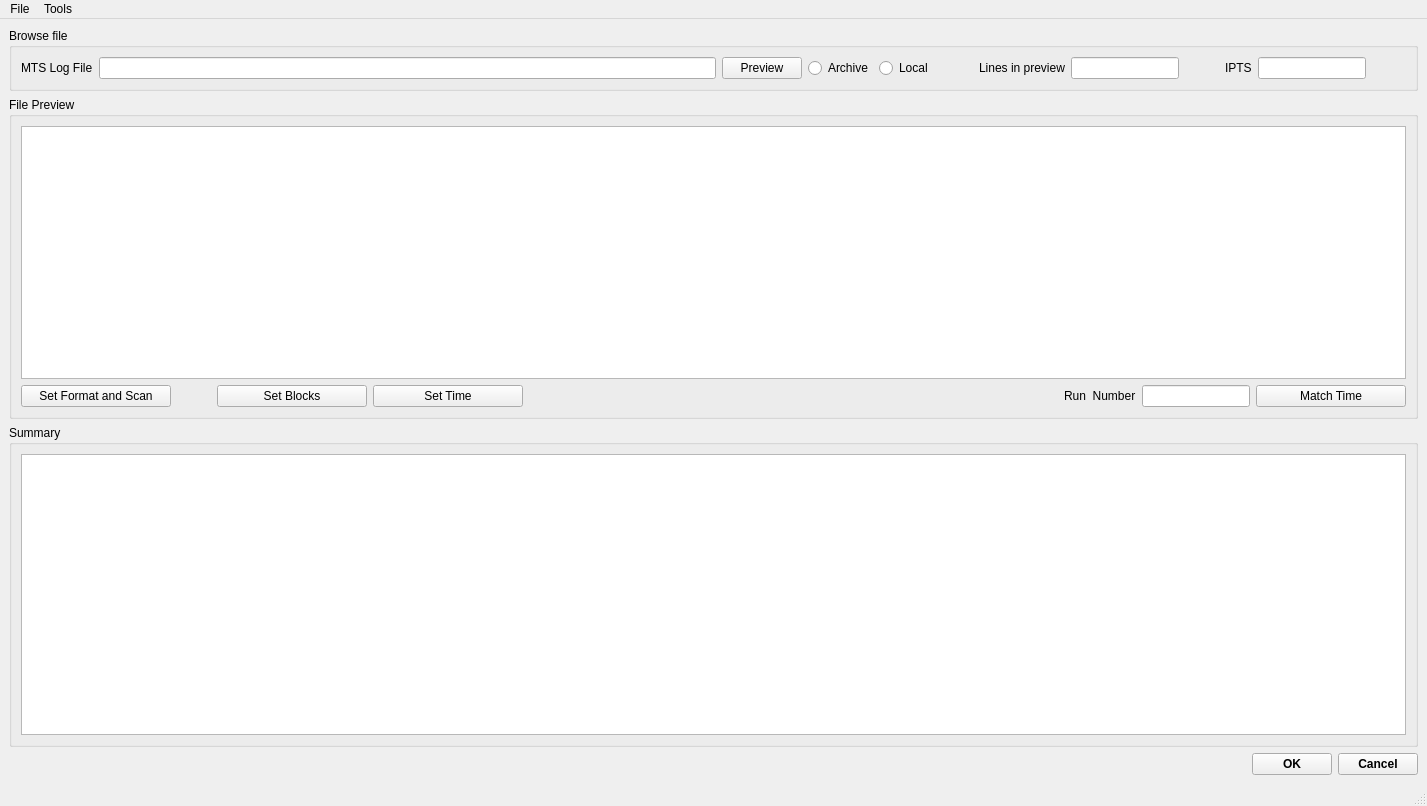
<?xml version="1.0" encoding="UTF-8"?>
<ui version="4.0">
 <class>MainWindow</class>
 <widget class="QMainWindow" name="MainWindow">
  <property name="windowModality">
   <enum>Qt::ApplicationModal</enum>
  </property>
  <property name="geometry">
   <rect>
    <x>0</x>
    <y>0</y>
    <width>1427</width>
    <height>806</height>
   </rect>
  </property>
  <property name="windowTitle">
   <string>MainWindow</string>
  </property>
  <widget class="QWidget" name="centralwidget">
   <layout class="QGridLayout" name="gridLayout_3">
    <item row="1" column="0">
     <widget class="QGroupBox" name="groupBox">
      <property name="title">
       <string>File Preview</string>
      </property>
      <layout class="QGridLayout" name="gridLayout">
       <item row="0" column="0">
        <widget class="MTSFormatTable" name="tableWidget_preview"/>
       </item>
       <item row="1" column="0">
        <layout class="QGridLayout" name="gridLayout_4">
         <item row="0" column="5">
          <widget class="QLabel" name="label_3">
           <property name="text">
            <string>Run  Number</string>
           </property>
          </widget>
         </item>
         <item row="0" column="4">
          <spacer name="horizontalSpacer_5">
           <property name="orientation">
            <enum>Qt::Horizontal</enum>
           </property>
           <property name="sizeHint" stdset="0">
            <size>
             <width>40</width>
             <height>20</height>
            </size>
           </property>
          </spacer>
         </item>
         <item row="0" column="7">
          <widget class="QPushButton" name="pushButton_checkTime">
           <property name="minimumSize">
            <size>
             <width>150</width>
             <height>0</height>
            </size>
           </property>
           <property name="text">
            <string>Match Time</string>
           </property>
          </widget>
         </item>
         <item row="0" column="0">
          <widget class="QPushButton" name="pushButton_formatSet">
           <property name="minimumSize">
            <size>
             <width>150</width>
             <height>0</height>
            </size>
           </property>
           <property name="text">
            <string>Set Format and Scan</string>
           </property>
          </widget>
         </item>
         <item row="0" column="6">
          <widget class="QLineEdit" name="lineEdit_runNumber">
           <property name="sizePolicy">
            <sizepolicy hsizetype="Preferred" vsizetype="Fixed">
             <horstretch>0</horstretch>
             <verstretch>0</verstretch>
            </sizepolicy>
           </property>
          </widget>
         </item>
         <item row="0" column="1">
          <spacer name="horizontalSpacer_6">
           <property name="orientation">
            <enum>Qt::Horizontal</enum>
           </property>
           <property name="sizeType">
            <enum>QSizePolicy::Ignored</enum>
           </property>
           <property name="sizeHint" stdset="0">
            <size>
             <width>40</width>
             <height>20</height>
            </size>
           </property>
          </spacer>
         </item>
         <item row="0" column="2">
          <widget class="QPushButton" name="pushButton_setBlocks">
           <property name="minimumSize">
            <size>
             <width>150</width>
             <height>0</height>
            </size>
           </property>
           <property name="text">
            <string>Set Blocks</string>
           </property>
          </widget>
         </item>
         <item row="0" column="3">
          <widget class="QPushButton" name="pushButton_setExpTime">
           <property name="minimumSize">
            <size>
             <width>150</width>
             <height>0</height>
            </size>
           </property>
           <property name="toolTip">
            <string>&lt;html&gt;&lt;head/&gt;&lt;body&gt;&lt;p&gt;Check and set experiment time for each block&lt;/p&gt;&lt;/body&gt;&lt;/html&gt;</string>
           </property>
           <property name="text">
            <string>Set Time</string>
           </property>
          </widget>
         </item>
        </layout>
       </item>
      </layout>
     </widget>
    </item>
    <item row="0" column="0">
     <widget class="QGroupBox" name="groupBox_load">
      <property name="title">
       <string>Browse file</string>
      </property>
      <layout class="QGridLayout" name="gridLayout_2">
       <item row="0" column="5">
        <spacer name="horizontalSpacer_4">
         <property name="orientation">
          <enum>Qt::Horizontal</enum>
         </property>
         <property name="sizeType">
          <enum>QSizePolicy::Preferred</enum>
         </property>
         <property name="sizeHint" stdset="0">
          <size>
           <width>40</width>
           <height>20</height>
          </size>
         </property>
        </spacer>
       </item>
       <item row="0" column="4">
        <widget class="QRadioButton" name="radioButton_browseLocal">
         <property name="text">
          <string>Local</string>
         </property>
        </widget>
       </item>
       <item row="0" column="11">
        <spacer name="horizontalSpacer_3">
         <property name="orientation">
          <enum>Qt::Horizontal</enum>
         </property>
         <property name="sizeType">
          <enum>QSizePolicy::Preferred</enum>
         </property>
         <property name="sizeHint" stdset="0">
          <size>
           <width>40</width>
           <height>20</height>
          </size>
         </property>
        </spacer>
       </item>
       <item row="0" column="3">
        <widget class="QRadioButton" name="radioButton_browseArchive">
         <property name="text">
          <string>Archive</string>
         </property>
        </widget>
       </item>
       <item row="0" column="6">
        <widget class="QLabel" name="label_2">
         <property name="text">
          <string>Lines in preview</string>
         </property>
        </widget>
       </item>
       <item row="0" column="0">
        <widget class="QLabel" name="label">
         <property name="text">
          <string>MTS Log File</string>
         </property>
        </widget>
       </item>
       <item row="0" column="2">
        <widget class="QPushButton" name="pushButton_browseLoadFile">
         <property name="toolTip">
          <string>&lt;html&gt;&lt;head/&gt;&lt;body&gt;&lt;p&gt;Browse file and load&lt;/p&gt;&lt;/body&gt;&lt;/html&gt;</string>
         </property>
         <property name="text">
          <string>Preview</string>
         </property>
        </widget>
       </item>
       <item row="0" column="1">
        <widget class="QLineEdit" name="lineEdit_mtsFileName"/>
       </item>
       <item row="0" column="7">
        <widget class="QLineEdit" name="lineEdit_numRowsInPreview">
         <property name="sizePolicy">
          <sizepolicy hsizetype="Preferred" vsizetype="Fixed">
           <horstretch>0</horstretch>
           <verstretch>0</verstretch>
          </sizepolicy>
         </property>
        </widget>
       </item>
       <item row="0" column="9">
        <widget class="QLabel" name="label_4">
         <property name="text">
          <string>IPTS</string>
         </property>
        </widget>
       </item>
       <item row="0" column="8">
        <spacer name="horizontalSpacer_7">
         <property name="orientation">
          <enum>Qt::Horizontal</enum>
         </property>
         <property name="sizeType">
          <enum>QSizePolicy::Preferred</enum>
         </property>
         <property name="sizeHint" stdset="0">
          <size>
           <width>40</width>
           <height>20</height>
          </size>
         </property>
        </spacer>
       </item>
       <item row="0" column="10">
        <widget class="QLineEdit" name="lineEdit_ipts">
         <property name="sizePolicy">
          <sizepolicy hsizetype="Preferred" vsizetype="Fixed">
           <horstretch>0</horstretch>
           <verstretch>0</verstretch>
          </sizepolicy>
         </property>
        </widget>
       </item>
      </layout>
     </widget>
    </item>
    <item row="3" column="0">
     <layout class="QHBoxLayout" name="horizontalLayout">
      <item>
       <spacer name="horizontalSpacer">
        <property name="orientation">
         <enum>Qt::Horizontal</enum>
        </property>
        <property name="sizeHint" stdset="0">
         <size>
          <width>40</width>
          <height>20</height>
         </size>
        </property>
       </spacer>
      </item>
      <item>
       <widget class="QPushButton" name="pushButton_loadReturn">
        <property name="font">
         <font>
          <weight>75</weight>
          <bold>true</bold>
         </font>
        </property>
        <property name="text">
         <string>OK</string>
        </property>
       </widget>
      </item>
      <item>
       <widget class="QPushButton" name="pushButton_cancel">
        <property name="font">
         <font>
          <weight>75</weight>
          <bold>true</bold>
         </font>
        </property>
        <property name="text">
         <string>Cancel</string>
        </property>
       </widget>
      </item>
     </layout>
    </item>
    <item row="2" column="0">
     <widget class="QGroupBox" name="groupBox_2">
      <property name="title">
       <string>Summary</string>
      </property>
      <layout class="QGridLayout" name="gridLayout_5">
       <item row="0" column="0">
        <widget class="QPlainTextEdit" name="plainTextEdit_summaryView"/>
       </item>
      </layout>
     </widget>
    </item>
   </layout>
  </widget>
  <widget class="QMenuBar" name="menubar">
   <property name="geometry">
    <rect>
     <x>0</x>
     <y>0</y>
     <width>1427</width>
     <height>25</height>
    </rect>
   </property>
   <widget class="QMenu" name="menuFile">
    <property name="title">
     <string>File</string>
    </property>
    <addaction name="actionRest"/>
    <addaction name="separator"/>
    <addaction name="actionQuit"/>
   </widget>
   <widget class="QMenu" name="menuTools">
    <property name="title">
     <string>Tools</string>
    </property>
    <addaction name="actionReset"/>
   </widget>
   <addaction name="menuFile"/>
   <addaction name="menuTools"/>
  </widget>
  <widget class="QStatusBar" name="statusbar"/>
  <action name="actionQuit">
   <property name="text">
    <string>Quit</string>
   </property>
   <property name="shortcut">
    <string>Ctrl+Q</string>
   </property>
  </action>
  <action name="actionRest">
   <property name="text">
    <string>Save</string>
   </property>
  </action>
  <action name="actionReset">
   <property name="text">
    <string>Reset</string>
   </property>
  </action>
 </widget>
 <customwidgets>
  <customwidget>
   <class>MTSFormatTable</class>
   <extends>QTableWidget</extends>
   <header>vdrivetablewidgets.h</header>
  </customwidget>
 </customwidgets>
 <resources/>
 <connections/>
</ui>
